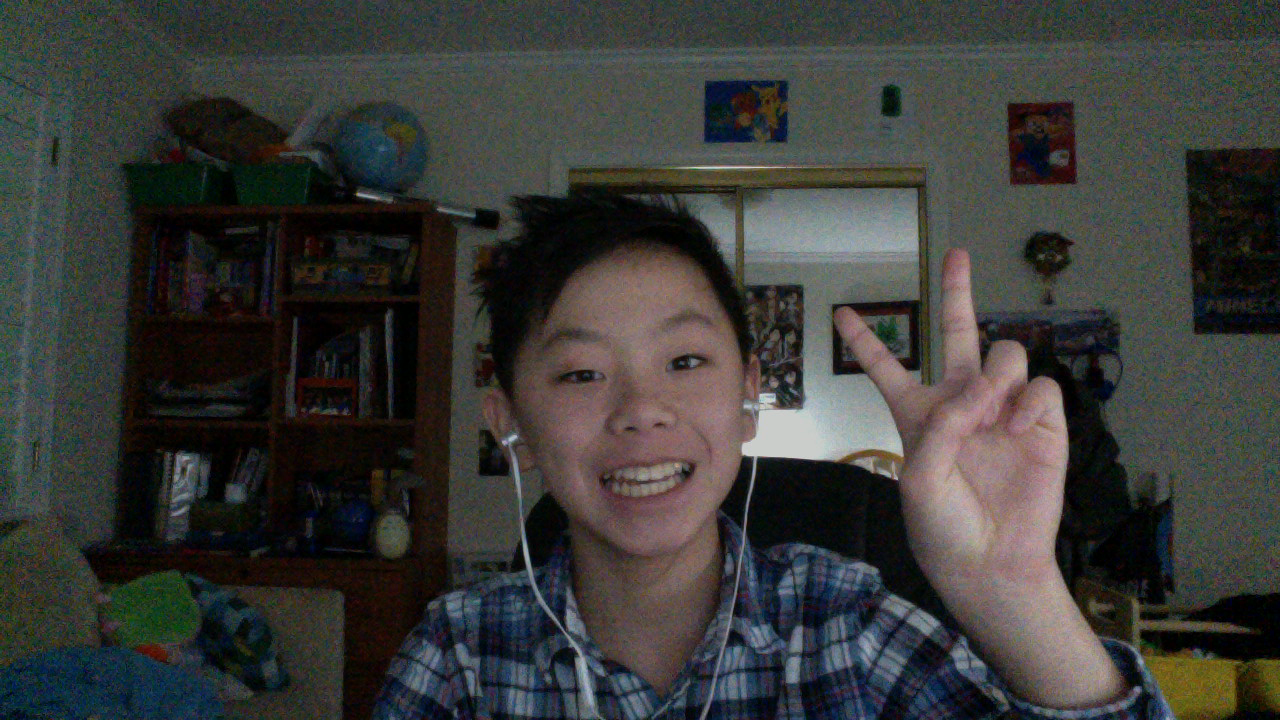
#> input picture opencvcode/c1.png, 1280 x 720 px
$ python fouriertransform.py
#> lines starting #> are read from the running program, lines starting #| are printed output that depends on the picture
import cv2
import numpy as np
from matplotlib import pyplot as plt

img = cv2.imread('c1.png',0)
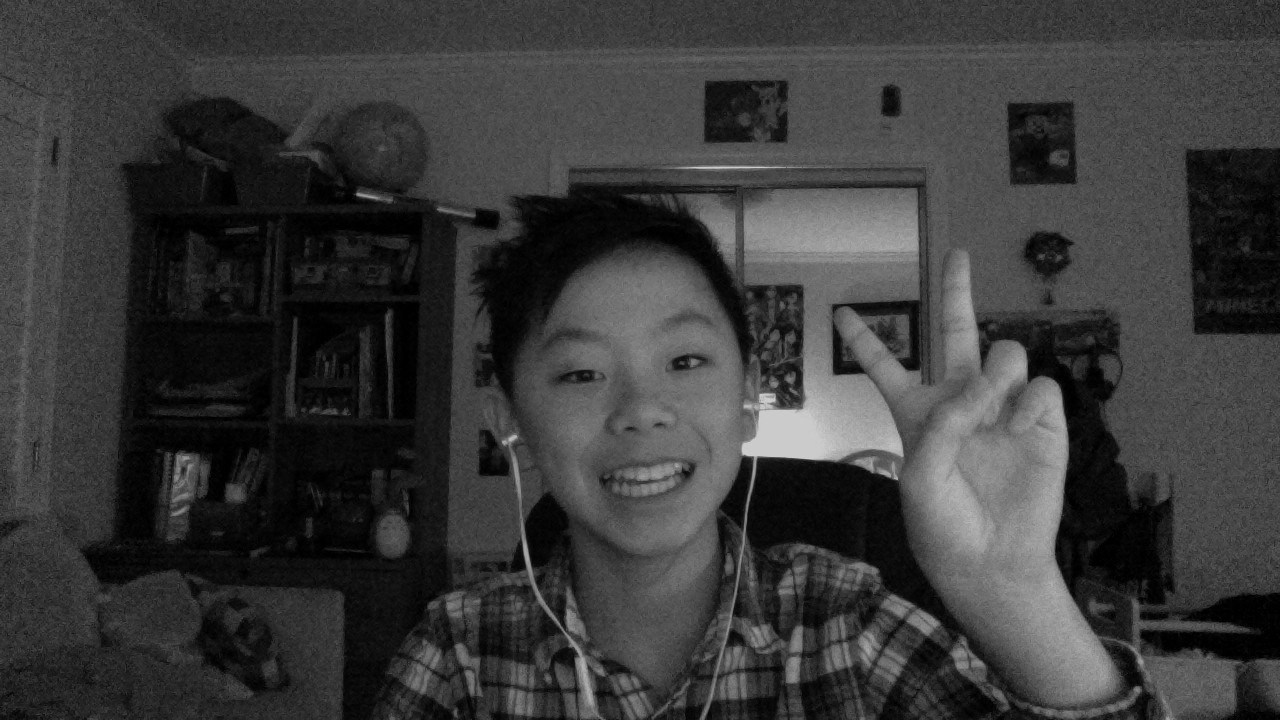
#> img: shape (720, 1280); min 0, max 212, mean 57.8
f = np.fft.fft2(img)
fshift = np.fft.fftshift(f)
magnitude_spectrum = 20*np.log(np.abs(fshift))
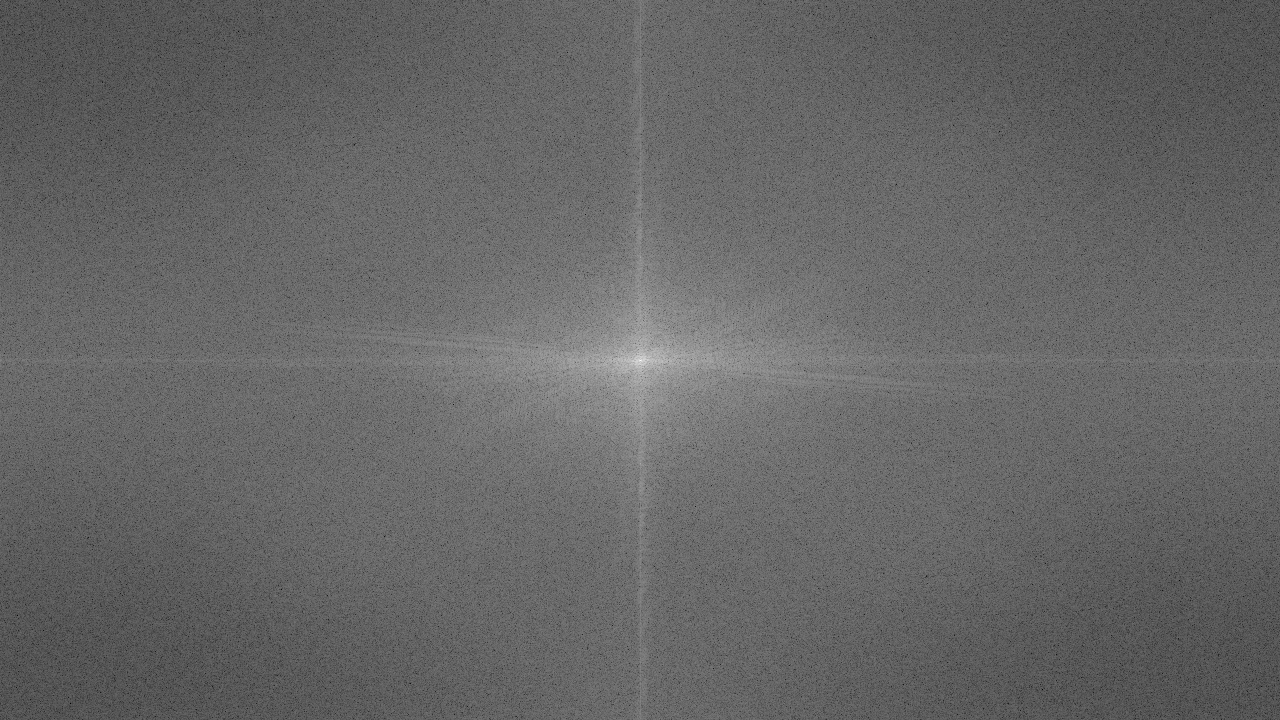
#> magnitude_spectrum: shape (720, 1280) float64; min 32.17, max 355.8, mean 162; drawn with min black and max white

plt.subplot(121),plt.imshow(img, cmap = 'gray')
plt.title('Input Image'), plt.xticks([]), plt.yticks([])
plt.subplot(122),plt.imshow(magnitude_spectrum, cmap = 'gray')
plt.title('Magnitude Spectrum'), plt.xticks([]), plt.yticks([])
plt.show()
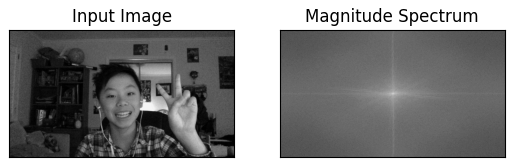
#> figure drawn by matplotlib, 2 panels

$ run again, with opencvcode/myface.png copied over opencvcode/c1.png
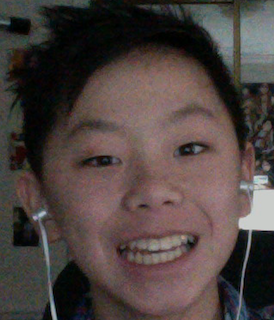
#> input picture opencvcode/myface.png, 274 x 320 px
#> `magnitude_spectrum = 20*np.log(np.abs(fshift))`:
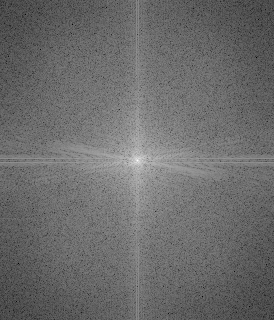
#> magnitude_spectrum: shape (320, 274) float64; min 0.558, max 312.4, mean 132.5; drawn with min black and max white
#> `plt.show()`:
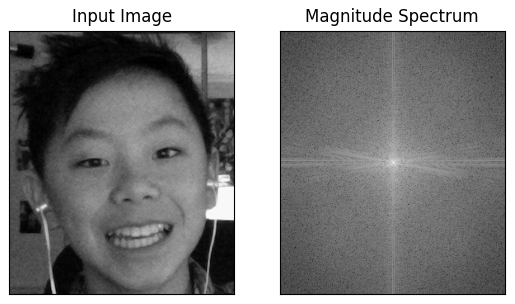
#> figure drawn by matplotlib, 2 panels
